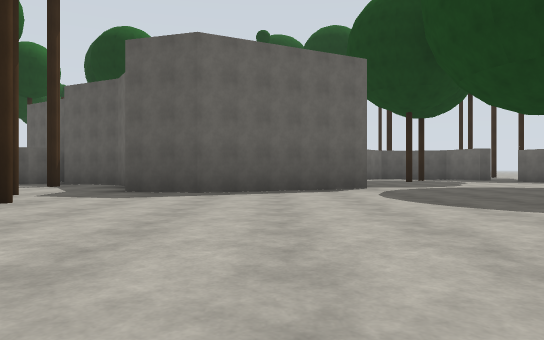
[1] (above)

24 first-person views from a walk through a robot-simulator world made for Gazebo. The camera is 1.2 m above the floor, looks level and sees 70° across. The floor is counted in squares, 5 m on a side. Each view is taken from the middle of a square. On the plan, view 1 faces up. The plan holds only what a view shows up to about 9 squares ahead; the rest is blank. The place goes on beyond the plan.

[2]
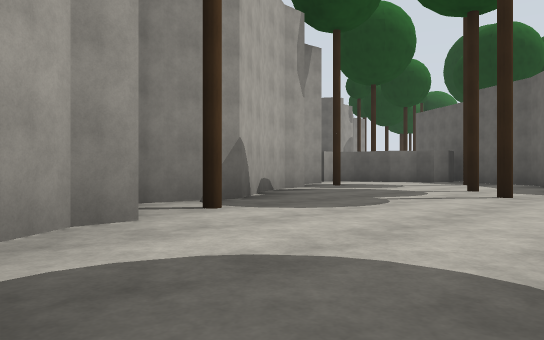

[3]
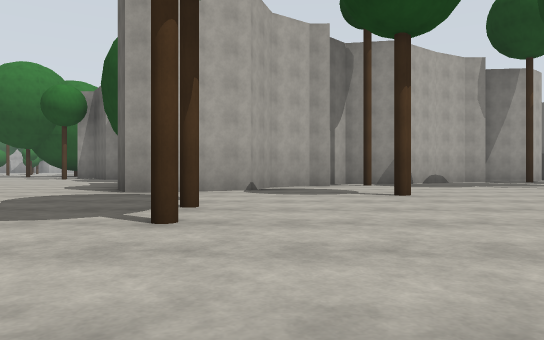

[4]
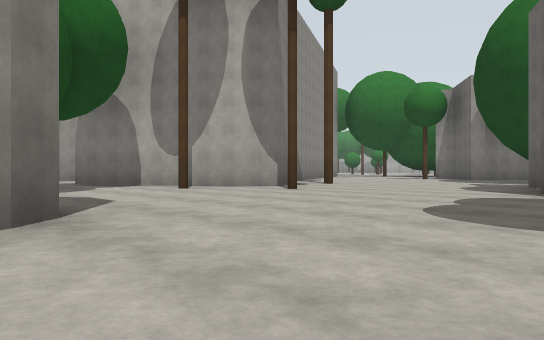

[5]
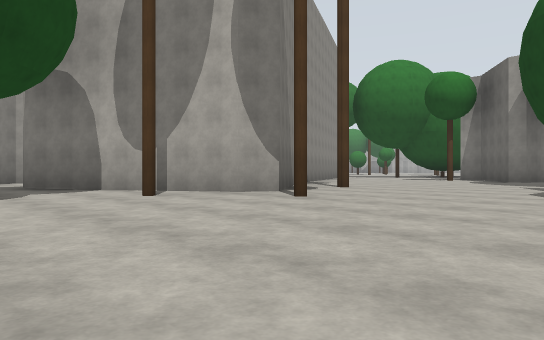

[6]
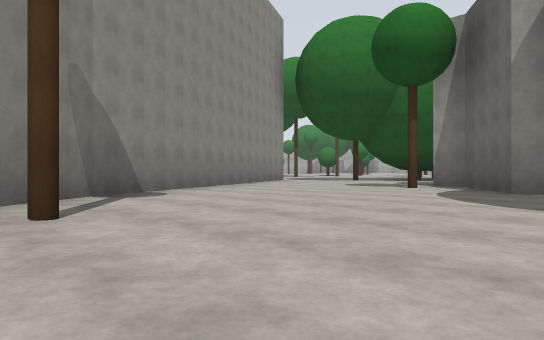

[7]
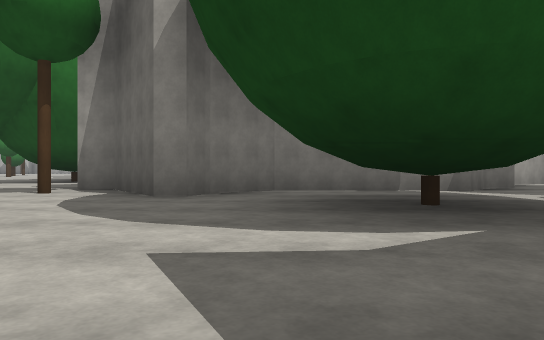

[8]
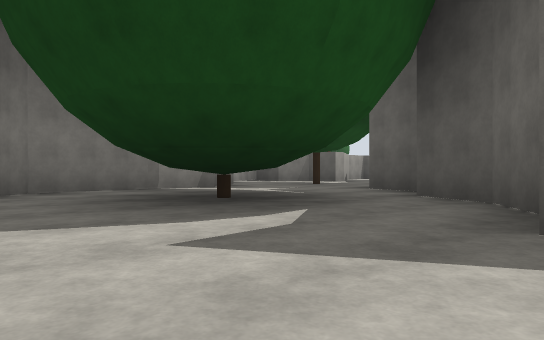

[9]
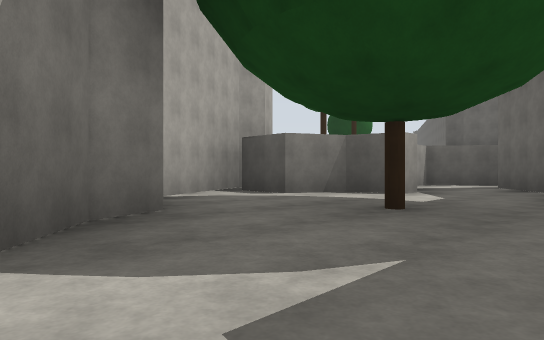

[10]
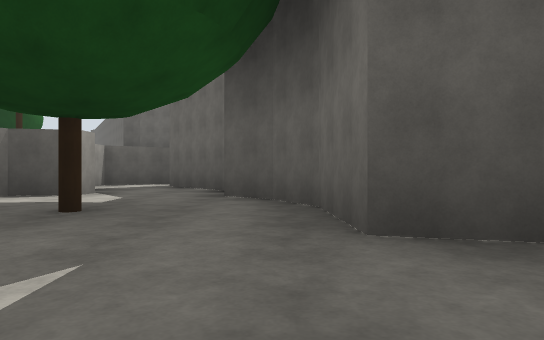

[11]
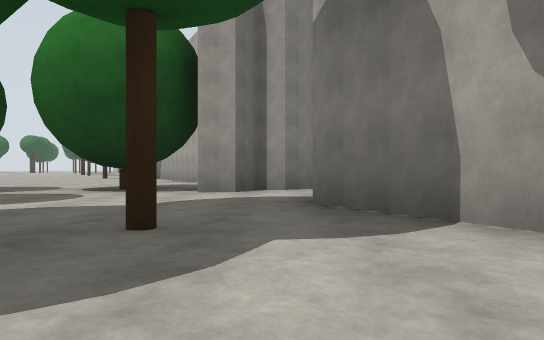

[12]
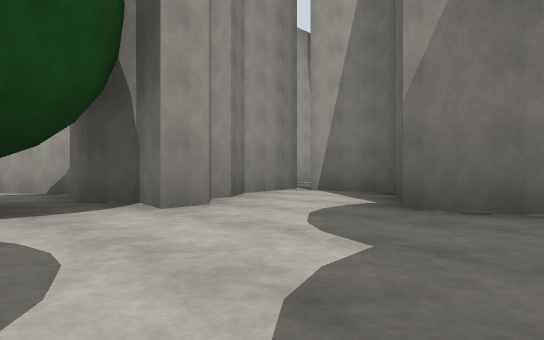

[13]
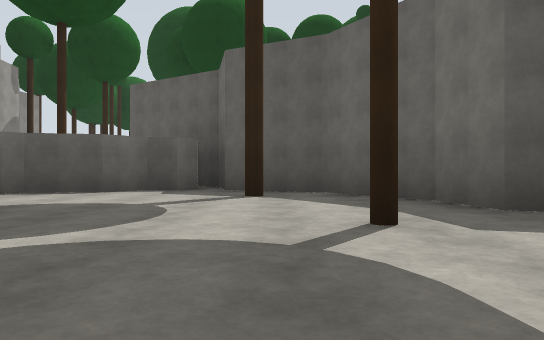

[14]
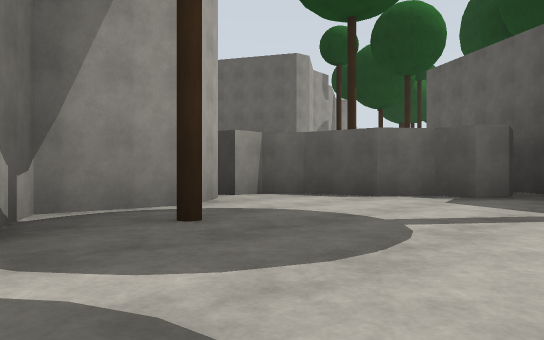

[15]
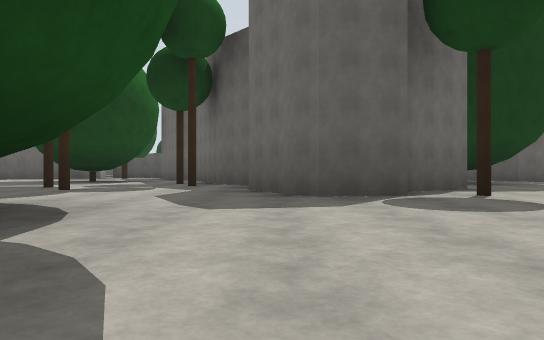

[16]
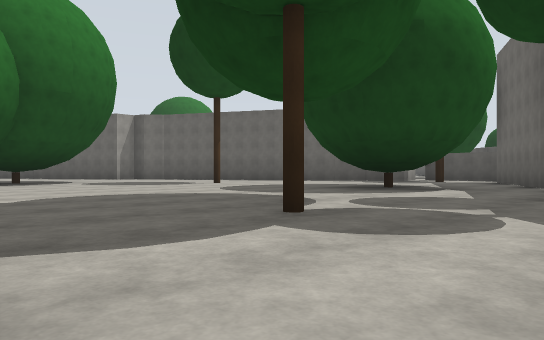

[17]
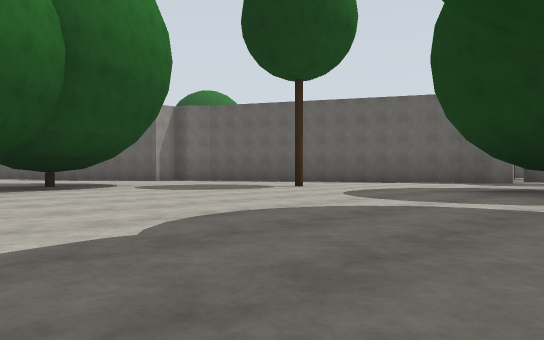

[18]
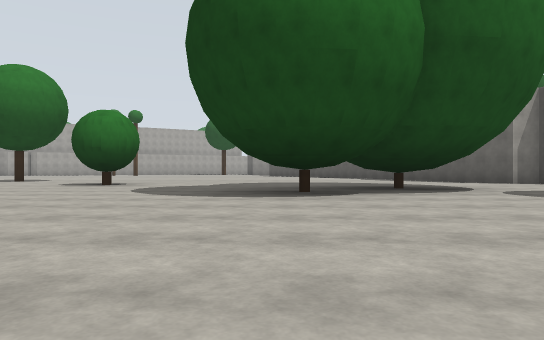

[19]
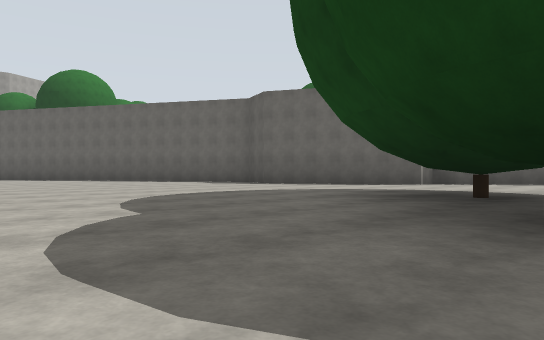

[20]
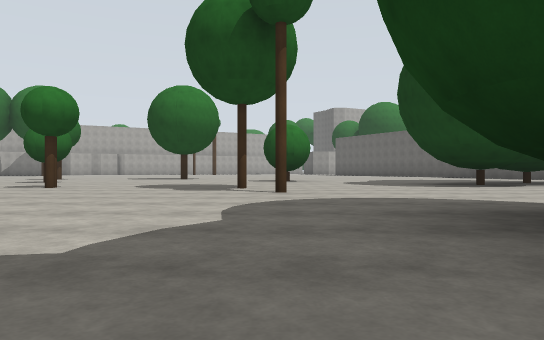

[21]
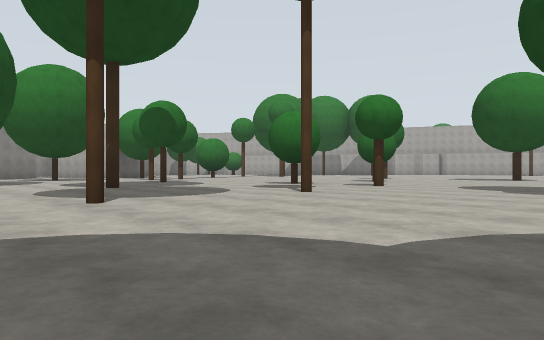

[22]
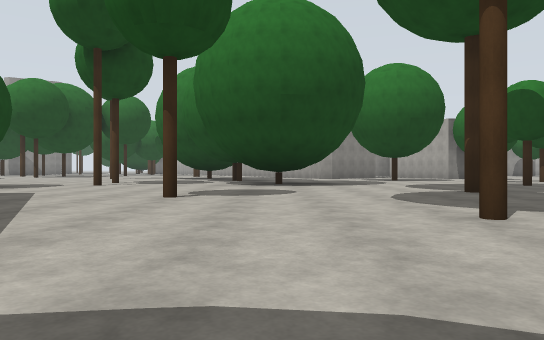

[23]
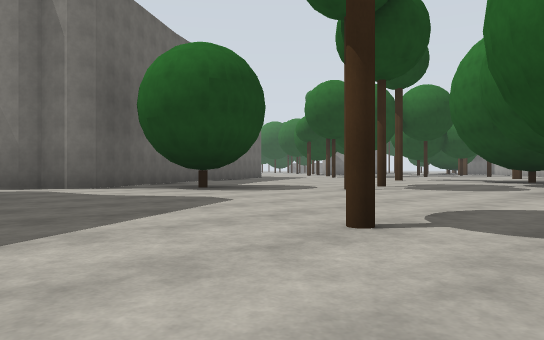

[24]
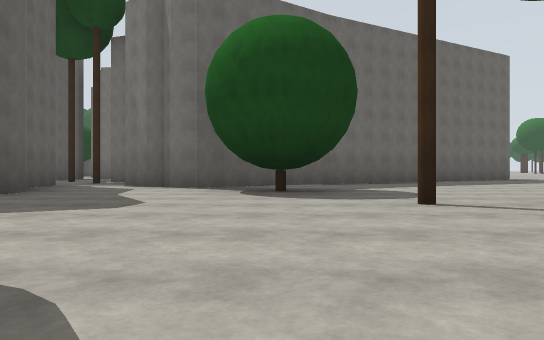

### Floor plan
Key: @ floor where view 1 was taken; # wall or solid block; . floor; B grey block; T tree; O other object.
Columns run from 27 left of view 1 to 3 right of it. Each row starts with its distance up from view 1.
 10                   BT
  9                    B  B       T
  8                      TB      .T
  7                       BBB    ..
  6                 O    B..BB   ..
  5                 O  B B....BBB.T
  4                   BBB T.T.B....
  3                    BB B..T....
  2              BB  BBB.B B......
  1             BBOB BB..B B.....
  0           BB....BB..T.BBT.T@..
 -1         BB......B  B...BB...T..
 -2        B......T..B B....BB.T...
 -3       BB...T....TB B.TT.B......
 -4    BBB...........TBB..........B
 -5  BB......T.....T..B B.....T...B
 -6 B........T........BBT...T.BT..
 -7 ..........T..............BB...T
 -8    ...........T.T......BB  B.T.
 -9       ...........T...BB    B...
-10       ..T..TT.... .BB     B....
-11       ...........        BB.B.T
-12       #...........   BB T. BB..
-13        ....T.T.T....B..TBB   B.
-14         .T.......T....B      B.
-15         ...T..#.......B       B
-16           ..........T.B
-17            .T......T...B
-18            .....T..T....B
-19            TT...........B
-20              T.  #.......B
-21                   ..T  ..B
-22                   T.

Where each view was taken, in squares from view 1:
view 1: 0 up, 0 right, facing up
view 2: 1 down, 1 left, facing up-left
view 3: 1 down, 3 right, facing left
view 4: 2 down, 3 right, facing down-left
view 5: 3 down, 2 right, facing down-left
view 6: 4 down, 2 left, facing down-left
view 7: 4 down, 3 left, facing left
view 8: 5 down, 3 left, facing up-left
view 9: 2 down, 6 left, facing up-left
view 10: 2 down, 6 left, facing up
view 11: 6 down, 1 right, facing down
view 12: 8 down, 3 right, facing down-left
view 13: 2 up, 3 left, facing up
view 14: 3 up, 3 left, facing up-left
view 15: 10 down, 9 left, facing up
view 16: 7 down, 10 left, facing up-left
view 17: 7 down, 12 left, facing up-left
view 18: 7 down, 13 left, facing left
view 19: 9 down, 17 left, facing up-left
view 20: 10 down, 11 left, facing left
view 21: 10 down, 11 left, facing down-left
view 22: 11 down, 11 left, facing down
view 23: 13 down, 11 left, facing down-right
view 24: 16 down, 11 left, facing right
